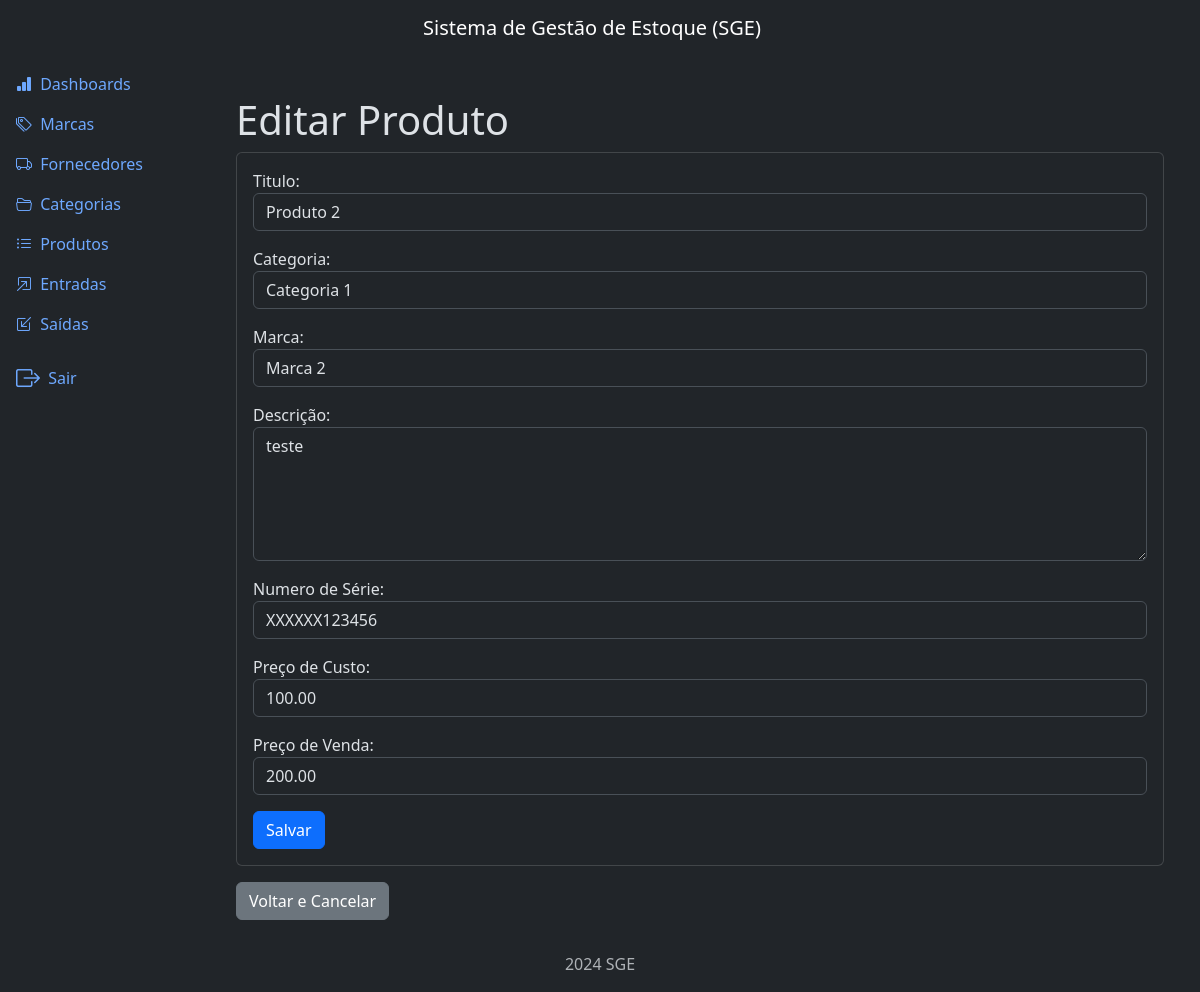
Page /products/update/2/ (signed in) on the earlier database version.
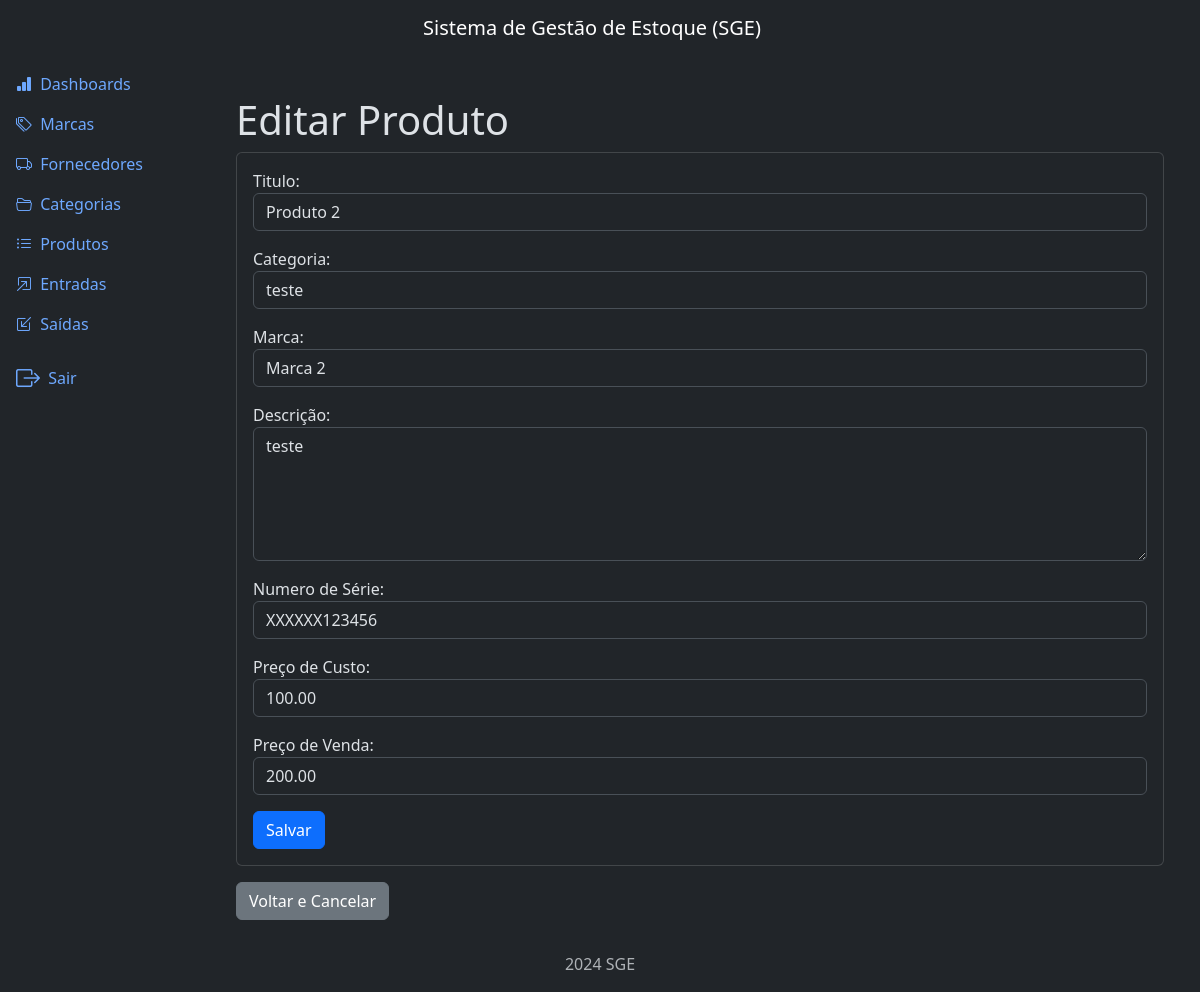
Same page on the later database version.
### products/models.py (models this page shows, shortened)
class Product(models.Model):
    title = models.CharField(max_length=500)
    category = models.ForeignKey(
        Category, on_delete=models.PROTECT, related_name='products')
    brand = models.ForeignKey(
        Brand, on_delete=models.PROTECT, related_name='products')
    description = models.TextField(null=True, blank=True)
    serie_number = models.CharField(max_length=200, null=True, blank=True)
    cost_price = models.DecimalField(max_digits=20, decimal_places=2)
    selling_price = models.DecimalField(max_digits=20, decimal_places=2)
    quantity = models.IntegerField(default=0)
    created_at = models.DateTimeField(auto_now_add=True)
    updated_at = models.DateTimeField(auto_now=True)
    class Meta:
        ordering = ['title']

### products/views.py (the view)
# urls.py: path('update/<int:pk>/', views.ProductUpdateView.as_view(), name='update'),
class ProductUpdateView(LoginRequiredMixin, PermissionRequiredMixin, UpdateView):
    model = Product
    template_name = 'product_update.html'
    success_url = reverse_lazy('product:list')
    form_class = ProductForm
    permission_required = 'products.update_product'

### products/forms.py
class ProductForm(forms.ModelForm):
    class Meta:
        model = Product
        fields = ['title', 'category', 'brand', 'description',
                  'serie_number', 'cost_price', 'selling_price']
        widgets = {
            'title': forms.TextInput(attrs={'class': 'form-control'}),
            'category': forms.Select(attrs={'class': 'form-control'}),
            'brand': forms.Select(attrs={'class': 'form-control'}),
            'description': forms.Textarea(attrs={'class': 'form-control', 'rows': 5}),  # noqa
            'serie_number': forms.TextInput(attrs={'class': 'form-control'}),
            'cost_price': forms.NumberInput(attrs={'class': 'form-control'}),
            'selling_price': forms.NumberInput(attrs={'class': 'form-control'})
        }
        labels = {
            'title': 'Titulo',
            'category': 'Categoria',
            'brand': 'Marca',
            'description': 'Descrição',
            'serie_number': 'Numero de Série',
            'cost_price': 'Preço de Custo',
            'selling_price': 'Preço de Venda'
        }

### brands/models.py (called while the page is built)
    def __str__(self):
        return self.name

### categories/models.py (called while the page is built)
    def __str__(self):
        return self.name

### products/templates/product_update.html (shortened to what this page needs)
{% extends "base.html" %}
{% block content %}
  <div class="container mt-4">
    <h3 class='display-6'>Editar Produto</h3>
    <div class="card">
        <div class="card-body">
            <form method="POST" class="form">
                {{ form.as_p }}
                <button type="submit" class="btn btn-primary">Salvar</button>
            </form>
        </div>
    </div>
    <a href="{% url "product:list" %}" class="btn btn-secondary mt-3">Voltar e Cancelar</a>
  </div>
{% endblock content %}

Differences in the rows shown:
changed Product "Produto 2": category "Categoria 1" → "teste"
